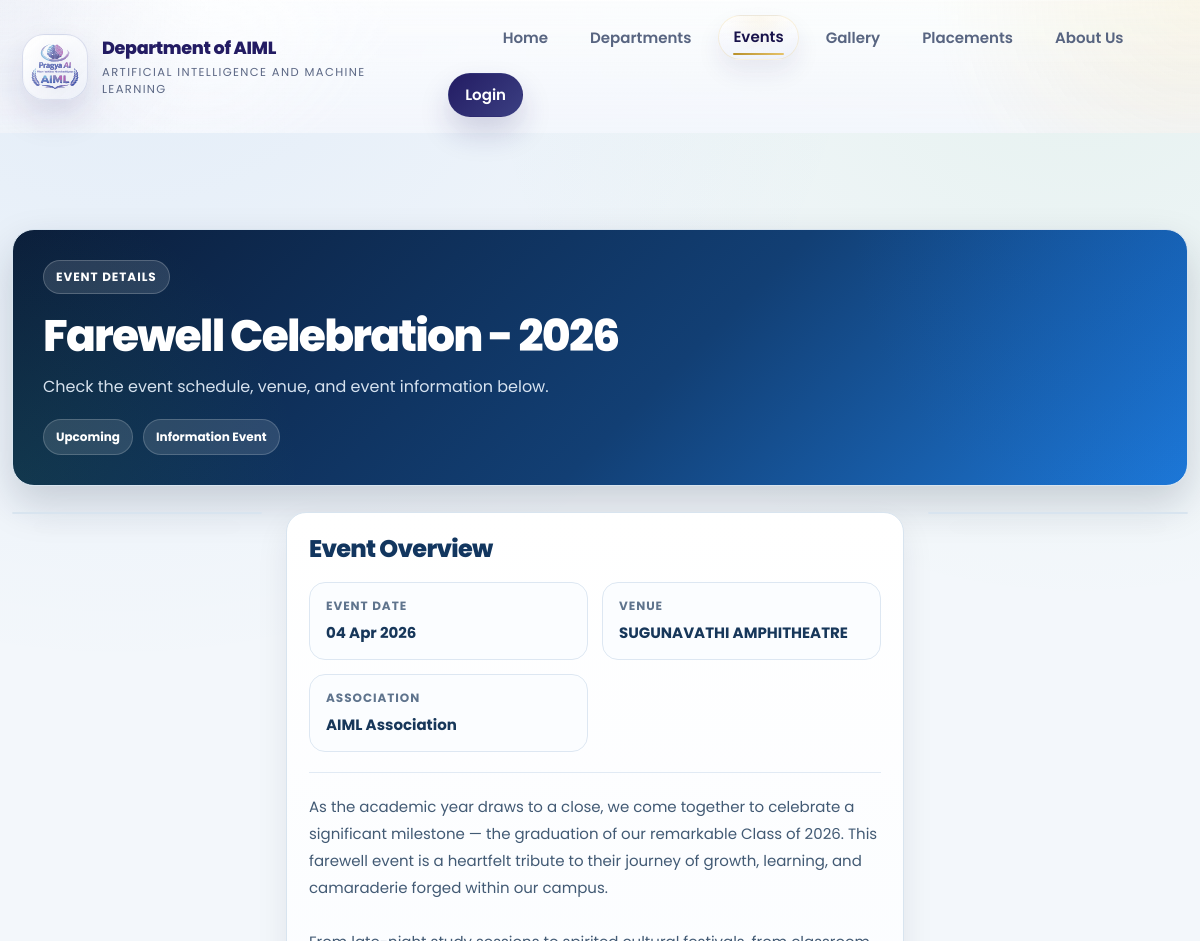
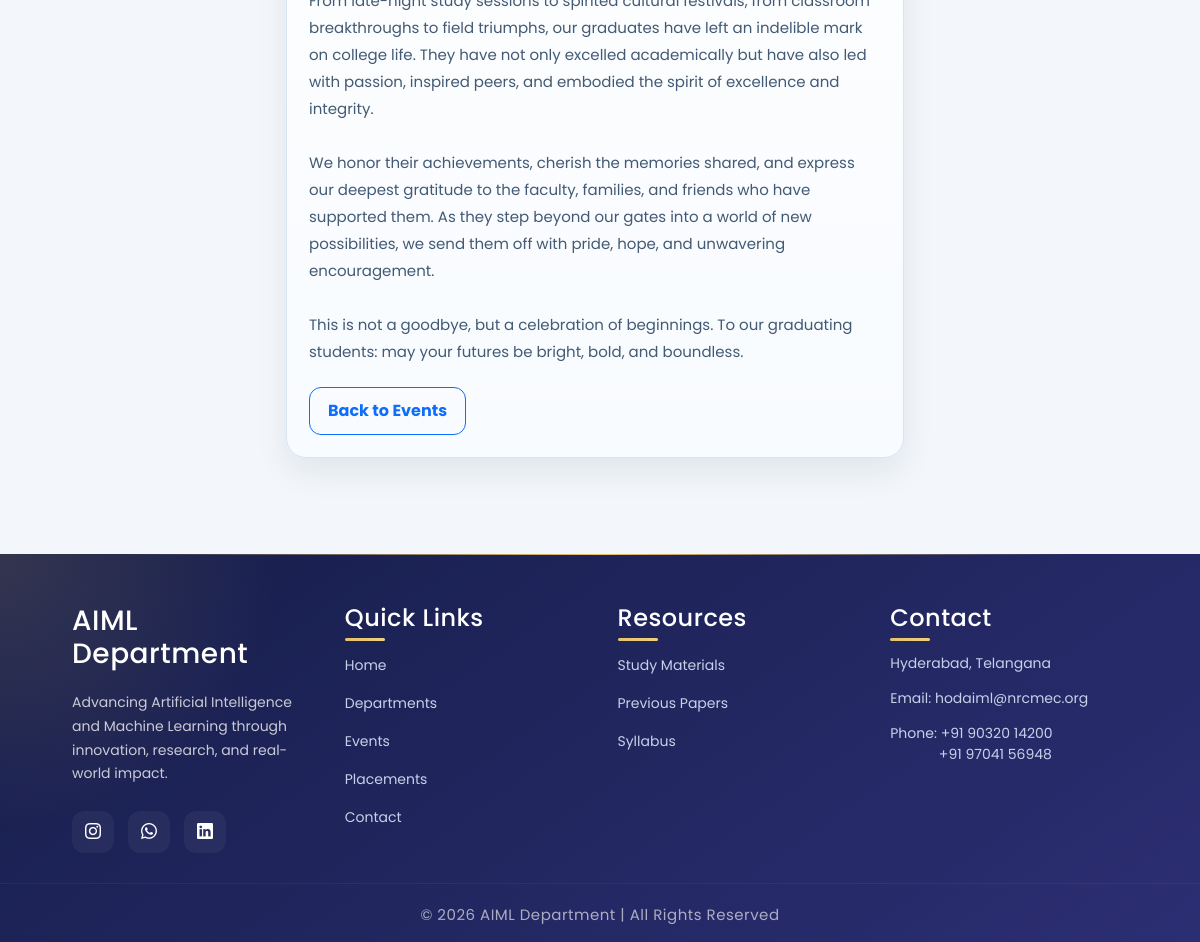
The app's page /public/pages/Events/eventdetails.php?event=5 with its own data (2 pictures, top to bottom).
### tables this page shows
CREATE TABLE `events` (
  `id` int(11) NOT NULL,
  `event_type_id` int(11) NOT NULL,
  `event_name` varchar(500) NOT NULL,
  `event_desc` blob NOT NULL,
  `event_address` varchar(500) NOT NULL,
  `event_date` date NOT NULL,
  `reg_frm_date` date NOT NULL,
  `reg_to_date` date NOT NULL,
  `is_registration` tinyint(4) NOT NULL,
  `is_public` tinyint(4) NOT NULL DEFAULT 1 COMMENT 'controls public events visibility',
  `show_in_gallery` tinyint(4) NOT NULL DEFAULT 1 COMMENT 'controls gallery visibility'
);

### libraries/mysql.class.php (called while the page is built, shortened)
<?php
class DataBasePDO
{
	private static $hostname	=  DB_SERVER;
	private static $username	=  DB_USER;
	private static $password	=  DB_PASS;
	private static $dbname		=  DB_DATABASE;
	private static $instance 	= FALSE;
	private $db;
	public $fetch_mode 			= PDO::FETCH_ASSOC;
	private $last_statement		= NULL;
 	public function __construct($connect = true, $dataBase = null, $server = null,$userName = null, $passWord = null){
			$this->db = self::$instance;
 			return self::$instance;
 	}
	public function connectToDB(){
			$dns='mysql:host='.self::$hostname.';dbname='.self::$dbname;
	    	self::$instance = new PDO($dns, self::$username, self::$password);
	    	self::$instance->setAttribute(PDO::ATTR_ERRMODE, PDO::ERRMODE_EXCEPTION);
	    	self::$instance->setAttribute(PDO::ATTR_DEFAULT_FETCH_MODE, PDO::FETCH_ASSOC);
	    	$this->db = self::$instance;
	}
	public function executeQuery($sqlQuery = NULL){
			try {
				$this->affected_row = $this->db->exec($sqlQuery);
				return $this->affected_row;
			}
			catch (PDOException $e){
				$this->logDatabaseError($e);
				return false;
			}
	}
	public function getOnePrepared($sqlQuery = NULL, $params = array()){
			if (!$this->internalPreparedQuery($sqlQuery, $params)){
				return false;
			}
			$result = $this->last_statement->fetch();
			return $result;
	}
	public function getAllResults($sqlQuery = NULL){
			if (!$this->internalQuery($sqlQuery)){
				return array();
			}
			$result = $this->last_statement->fetchAll();
			return $result;
	}
	public function internalQuery($sqlQuery = NULL){
			try {
				$stmt = $this->db->query($sqlQuery);
				$stmt->setFetchMode($this->fetch_mode);
				$this->last_statement = $stmt;
				return TRUE;
			}
			catch (PDOException $e){
				$this->logDatabaseError($e);
				return false;
			}
	}
	public function internalPreparedQuery($sqlQuery = NULL, $params = array()){
			try {
				$stmt = $this->db->prepare($sqlQuery);
				$stmt->execute($params);
				$stmt->setFetchMode($this->fetch_mode);
				$this->last_statement = $stmt;
				return TRUE;
			}
			catch (PDOException $e){
				$this->logDatabaseError($e);
				return false;
			}
	}
}
?>

### libraries/functions.class.php (called while the page is built, shortened)
<?php
	include_once("mysql.class.php");
 	class DataFunctions {
 		public $dbObj;
 		public function __construct(){
 			$this->dbObj = new DataBasePDO();
			try { $this->ensureAdminSchema(); } catch (Exception $e) {}
			try { $this->ensureModernAuthSchema(); } catch (Exception $e) {}
			try { $this->ensureStaffAuthSchema(); } catch (Exception $e) {}
			try { $this->ensureEventSchema(); } catch (Exception $e) {}
 		}
	private function assertSafeIdentifier($identifier){
		$identifier = trim((string)$identifier);
		return $identifier;
	}
	private function ensureUsersRoleSchema(){
		$usersTable = $this->assertSafeIdentifier(TB_USERS);
		if ($this->tableHasColumn($usersTable, 'role')) {
			return;
		}
		$this->dbObj->executeQuery("ALTER TABLE `".$usersTable."` ADD COLUMN `role` ENUM('student','alumni','admin') NOT NULL DEFAULT 'student'");
		$this->dbObj->executeQuery('CREATE INDEX `idx_users_role` ON `'.$usersTable.'` (`role`)');
	}
	private function ensureModernAuthSchema(){
		$this->ensureColumnDefinition(ADMIN_TABLE, 'last_access', "timestamp NULL DEFAULT NULL COMMENT 'customer login time and date is stored'");
		$this->ensureColumnDefinition(TB_USERS, 'password', "varchar(255) NOT NULL COMMENT 'user password is stored'");
		$this->ensureColumnDefinition(ADMIN_TABLE, 'password', "varchar(255) NOT NULL COMMENT 'customer password is stored'");
		$this->ensureColumnDefinition(TB_USERS, 'address', "varchar(255) NOT NULL COMMENT 'user address is stored'");
		$this->ensureColumnDefinition(ADMIN_TABLE, 'address', "varchar(255) NOT NULL COMMENT 'customer address is stored'");
	}
	private function ensureStaffAuthSchema(){
		$table = $this->assertSafeIdentifier(TB_STAFF);
		$idColumn = $this->dbObj->getOnePrepared(
			"SELECT COLUMN_KEY, EXTRA
			 FROM information_schema.COLUMNS
			 WHERE TABLE_SCHEMA = DATABASE()
			   AND TABLE_NAME = :table_name
			   AND COLUMN_NAME = 'id'
			 LIMIT 1",
			array(':table_name' => $table)
		);
		if (!empty($idColumn)) {
			$columnKey = strtoupper((string)($idColumn['COLUMN_KEY'] ?? ''));
			$extra = strtolower((string)($idColumn['EXTRA'] ?? ''));
			if ($columnKey === 'PRI' && strpos($extra, 'auto_increment') === false) {
				$this->dbObj->executeQuery('ALTER TABLE `'.$table.'` MODIFY `id` int(11) NOT NULL AUTO_INCREMENT');
			}
		}
		$columnCheck = $this->dbObj->getAllResults('SHOW COLUMNS FROM `'.$table.'` LIKE "password"');
		if (empty($columnCheck)) {
			$this->dbObj->executeQuery('ALTER TABLE `'.$table.'` ADD COLUMN `password` varchar(255) NOT NULL DEFAULT "" AFTER `e_mail`');
		} else {
			$this->ensureColumnDefinition($table, 'password', "varchar(255) NOT NULL DEFAULT ''");
		}
	}
	private function ensureAdminSchema(){
		$table = $this->assertSafeIdentifier(ADMIN_TABLE);
		try {
			$this->dbObj->executeQuery(
				"UPDATE `".$table."`
				 SET `last_access` = NULL
				 WHERE CAST(`last_access` AS CHAR(19)) = '0000-00-00 00:00:00'"
			);
		} catch (Exception $e) {}
		$this->ensureColumnDefinition($table, 'last_access', "timestamp NULL DEFAULT NULL COMMENT 'customer login time and date is stored'");
		$this->ensurePrimaryAutoIncrementId($table);
	}
	private function ensureAchievementsSchema(){
		$table = $this->assertSafeIdentifier(TB_ACHIEVEMENTS);
		$this->dbObj->executeQuery(
			'CREATE TABLE IF NOT EXISTS `'.$table.'` (
				`id` int(11) NOT NULL AUTO_INCREMENT,
				`category_id` tinyint(4) NOT NULL,
				`achievement_desc` blob NOT NULL,
				PRIMARY KEY (`id`)
			) ENGINE=InnoDB DEFAULT CHARSET=latin1'
		);
	}
	private function ensureGallerySchema(){
		$categoryTable = $this->assertSafeIdentifier(TB_GALLERY_CATEGORY);
		$createSql = "CREATE TABLE IF NOT EXISTS `".$categoryTable."` (
			`id` int(11) NOT NULL AUTO_INCREMENT,
			`category_name` varchar(500) NOT NULL,
			`linked_event_id` int(11) DEFAULT NULL,
			`sort_order` int(11) NOT NULL DEFAULT 0,
			`is_active` tinyint(4) NOT NULL DEFAULT 1,
			PRIMARY KEY (`id`)
		) ENGINE=InnoDB DEFAULT CHARSET=latin1";
		$this->dbObj->executeQuery($createSql);
	}
	private function ensureEventSchema(){
		$eventTypesTable = $this->assertSafeIdentifier(TB_EVENT_TYPES);
		$eventsTable = $this->assertSafeIdentifier(TB_EVENTS);
		$this->dbObj->executeQuery(
			'CREATE TABLE IF NOT EXISTS `'.$eventTypesTable.'` (
				`id` int(11) NOT NULL AUTO_INCREMENT,
				`event_type` varchar(255) NOT NULL,
				PRIMARY KEY (`id`)
			) ENGINE=InnoDB DEFAULT CHARSET=latin1'
		);
		$this->dbObj->executeQuery(
			'CREATE TABLE IF NOT EXISTS `'.$eventsTable.'` (
				`id` int(11) NOT NULL AUTO_INCREMENT,
				`event_type_id` int(11) NOT NULL DEFAULT 0,
				`event_name` varchar(255) NOT NULL DEFAULT \'\',
				`event_desc` text NOT NULL,
				`event_address` text NOT NULL,
				`event_date` date NOT NULL,
				`reg_frm_date` date NULL DEFAULT NULL,
				`reg_to_date` date NULL DEFAULT NULL,
				`is_registration` tinyint(1) NOT NULL DEFAULT 0,
				PRIMARY KEY (`id`)
			) ENGINE=InnoDB DEFAULT CHARSET=latin1'
		);
		$this->ensurePrimaryAutoIncrementId($eventTypesTable);
	}
	private function ensurePrimaryAutoIncrementId($table){
		$table = $this->assertSafeIdentifier($table);
		$idColumn = $this->dbObj->getOnePrepared(
			"SELECT COLUMN_KEY, EXTRA
			 FROM information_schema.COLUMNS
			 WHERE TABLE_SCHEMA = DATABASE()
			   AND TABLE_NAME = :table_name
			   AND COLUMN_NAME = 'id'
			 LIMIT 1",
			array(':table_name' => $table)
		);
		$columnKey = strtoupper((string)($idColumn['COLUMN_KEY'] ?? ''));
		$extra = strtolower((string)($idColumn['EXTRA'] ?? ''));
		if ($columnKey !== 'PRI') {
			$primaryKey = $this->dbObj->getAllResults('SHOW INDEX FROM `'.$table.'` WHERE Key_name = "PRIMARY"');
			if (empty($primaryKey)) {
				$this->dbObj->executeQuery('ALTER TABLE `'.$table.'` ADD PRIMARY KEY (`id`)');
			}
		}
		if (strpos($extra, 'auto_increment') === false) {
			$this->dbObj->executeQuery('ALTER TABLE `'.$table.'` MODIFY `id` int(11) NOT NULL AUTO_INCREMENT');
		}
	}
	private function ensurePlacementsSchema(){
		$table = $this->assertSafeIdentifier(TB_PLACEMENTS);
		$statsTable = $this->assertSafeIdentifier(TB_PLACEMENT_STATS);
		$this->dbObj->executeQuery(
			'CREATE TABLE IF NOT EXISTS `'.$table.'` (
				`id` int(11) NOT NULL AUTO_INCREMENT,
				`category_id` tinyint(4) NOT NULL,
				`placement_desc` blob NOT NULL,
				PRIMARY KEY (`id`)
			) ENGINE=InnoDB DEFAULT CHARSET=latin1'
		);
		$this->dbObj->executeQuery(
			'CREATE TABLE IF NOT EXISTS `'.$statsTable.'` (
				`id` int(11) NOT NULL AUTO_INCREMENT,
				`students_placed` varchar(50) NOT NULL DEFAULT \'\',
				`companies_visited` varchar(50) NOT NULL DEFAULT \'\',
				`highest_package` varchar(50) NOT NULL DEFAULT \'\',
				`average_package` varchar(50) NOT NULL DEFAULT \'\',
				`updated_at` timestamp NOT NULL DEFAULT CURRENT_TIMESTAMP ON UPDATE CURRENT_TIMESTAMP,
				PRIMARY KEY (`id`)
			) ENGINE=InnoDB DEFAULT CHARSET=latin1'
		);
	}
	private function tableHasColumn($table, $columnName){
		$table = $this->assertSafeIdentifier($table);
		$columnName = $this->assertSafeIdentifier($columnName);
		$result = $this->dbObj->getAllResults('SHOW COLUMNS FROM `'.$table.'` LIKE "'.$columnName.'"');
		return !empty($result);
	}
	private function ensureColumnDefinition($table, $columnName, $definition){
		$table = $this->assertSafeIdentifier($table);
		$columnName = $this->assertSafeIdentifier($columnName);
		$definition = trim((string)$definition);
		$checkSql = "SELECT COLUMN_TYPE, IS_NULLABLE, COLUMN_DEFAULT
					 FROM information_schema.COLUMNS
					 WHERE TABLE_SCHEMA = DATABASE()
					   AND TABLE_NAME = :table_name
					   AND COLUMN_NAME = :column_name
					 LIMIT 1";
		$result = $this->dbObj->getOnePrepared($checkSql, array(
			':table_name' => $table,
			':column_name' => $columnName
		));
		$currentType = strtolower((string)($result['COLUMN_TYPE'] ?? ''));
		if ($columnName === 'password' && strpos($currentType, 'varchar(255)') !== false) {
			return;
		}
		if ($columnName === 'address' && preg_match('/varchar\((\d+)\)/', $currentType, $matches) && (int)$matches[1] >= 255) {
			return;
		}
		$alterSql = "ALTER TABLE `".$table."` MODIFY `".$columnName."` ".$definition;
		$this->dbObj->executeQuery($alterSql);
	}
}

### public/pages/Events/eventdetails.php (the view, shortened to what this page needs)
<?php
include_once(INCLUDES_PATH . '/header.php');
require_once(LIB_PATH . '/functions.class.php');
$fcObj = new DataFunctions();
$eventId = isset($_GET['event']) ? (int)$_GET['event'] : 0;
$tbEvents = TB_EVENTS;
$eventDetails = $fcObj->getEventDetails($tbEvents, $eventId);
$event = !empty($eventDetails) ? $eventDetails[0] : null;
$eventDescription = $event ? trim((string)$event['event_desc']) : '';
$hasRegistration = $event && (int)$event['is_registration'] === 1;
$eventTime = $event ? strtotime((string)$event['event_date']) : false;
$monthStart = strtotime(date('Y-m-01'));
$monthEnd = strtotime(date('Y-m-t'));
$statusLabel = 'Completed';
if ($eventTime !== false) {
    if ($eventTime > $monthEnd) {
        $statusLabel = 'Upcoming';
    } elseif ($eventTime >= $monthStart && $eventTime <= $monthEnd) {
        $statusLabel = 'Current';
        $statusClass = 'current';
    }
}
?>
<div class="container my-5 event-detail-shell">
    <?php if (!$event) { ?>
        <div class="event-empty">
            <h3>Event Not Found</h3>
            <p>The event you selected is unavailable.</p>
        </div>
    <?php } else { ?>
        <div class="event-detail-hero">
            <span class="event-detail-kicker">Event Details</span>
            <h1 class="event-detail-title"><?php echo htmlspecialchars((string)$event['event_name'], ENT_QUOTES, 'UTF-8'); ?></h1>
            <p class="event-detail-summary">
                <?php echo htmlspecialchars($hasRegistration ? 'Check the event schedule, venue, and registration details below.' : 'Check the event schedule, venue, and event information below.', ENT_QUOTES, 'UTF-8'); ?>
            </p>
            <div class="event-detail-badges">
                <span class="event-detail-badge"><?php echo htmlspecialchars($statusLabel, ENT_QUOTES, 'UTF-8'); ?></span>
                <?php if ($hasRegistration) { ?>
                    <span class="event-detail-badge">Registration Enabled</span>
                <?php } else { ?>
                    <span class="event-detail-badge">Information Event</span>
                <?php } ?>
            </div>
        </div>
        <div class="event-detail-layout">
            <aside class="event-side-card">
            </aside>
            <section class="event-main-card">
                <h2 class="event-main-title">Event Overview</h2>
                <div class="event-info-grid">
                    <div class="event-info-card">
                        <strong>Event Date</strong>
                        <span><?php echo date("d M Y", strtotime($event['event_date'])); ?></span>
                    </div>
                    <div class="event-info-card">
                        <strong>Venue</strong>
                        <span><?php echo htmlspecialchars((string)$event['event_address'], ENT_QUOTES, 'UTF-8'); ?></span>
                    </div>
                    <div class="event-info-card">
                        <strong>Association</strong>
                        <span>AIML Association</span>
                    </div>
                </div>
                <div class="event-description-box">
                    <p><?php echo htmlspecialchars($eventDescription !== '' ? $eventDescription : 'Event details will be updated soon.', ENT_QUOTES, 'UTF-8'); ?></p>
                </div>
                <div class="event-actions">
                    <a href="<?php echo BASE_URL; ?>/public/pages/Events/events.php" class="btn btn-outline-primary event-back-btn">Back to Events</a>
                </div>
            </section>
            <aside class="event-side-card">
            </aside>
        </div>
    <?php } ?>
</div>
<?php include_once(INCLUDES_PATH . '/footer.php'); ?>

### records on screen
events: event_name "Farewell Celebration - 2026", is_registration "Check the event schedule, venue, and event information below.", event_date "Upcoming", event_date "04 Apr 2026", event_address "SUGUNAVATHI AMPHITHEATRE", event_desc "As the academic year draws to a close, we come together to celebrate a significant milestone — the graduation of our remarkable Class of 2026. This farewell event is a heartfelt tribute to their journey of growth, learning, and camaraderie forged within our campus. From late-night study sessions to spirited cultural festivals, from classroom breakthroughs to field triumphs, our graduates have left an indelible mark on college life. They have not only excelled academically but have also led with passion, inspired peers, and embodied the spirit of excellence and integrity. We honor their achievements, cherish the memories shared, and express our deepest gratitude to the faculty, families, and…"
